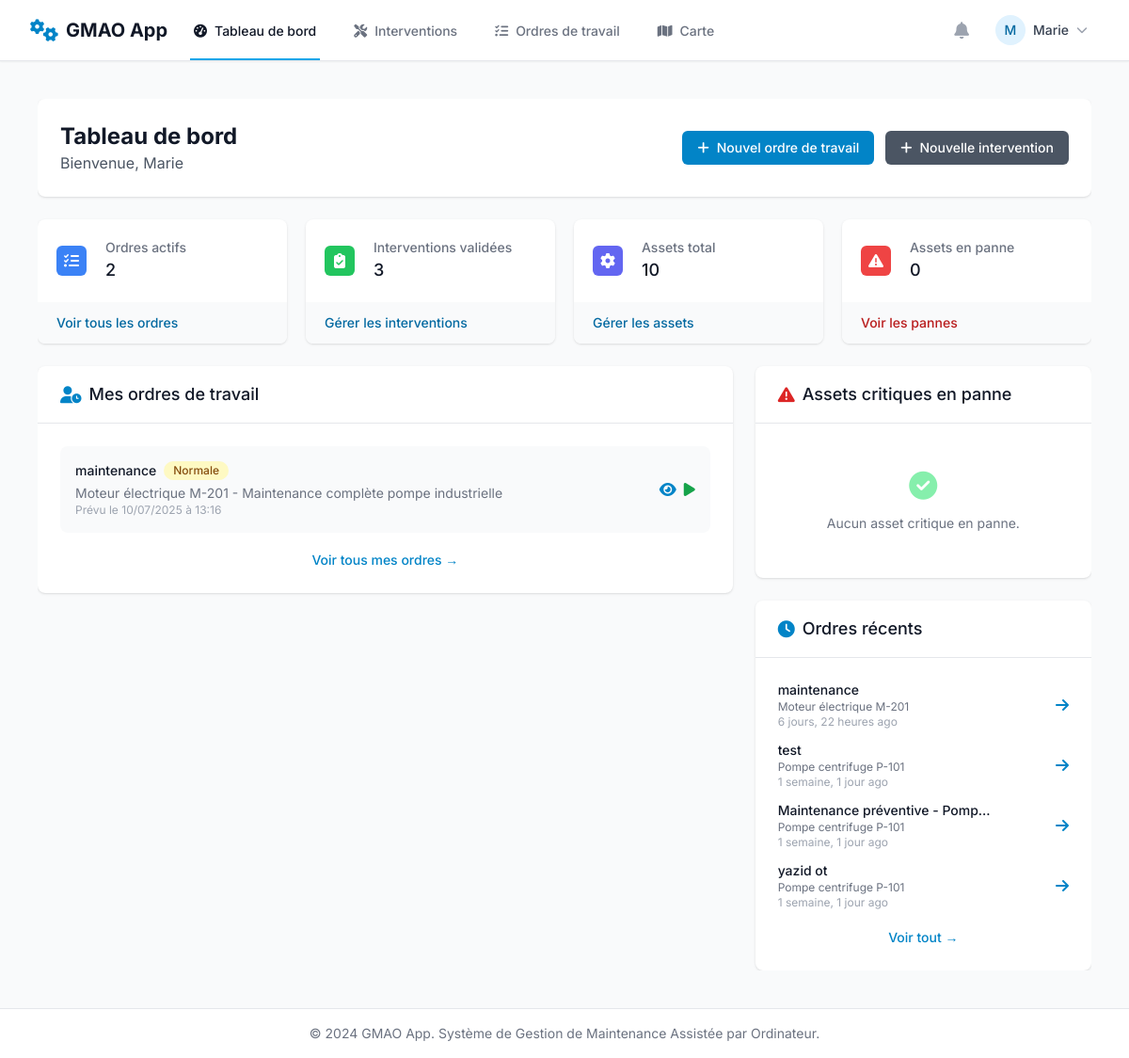
Before: / (signed in) with the older database file.
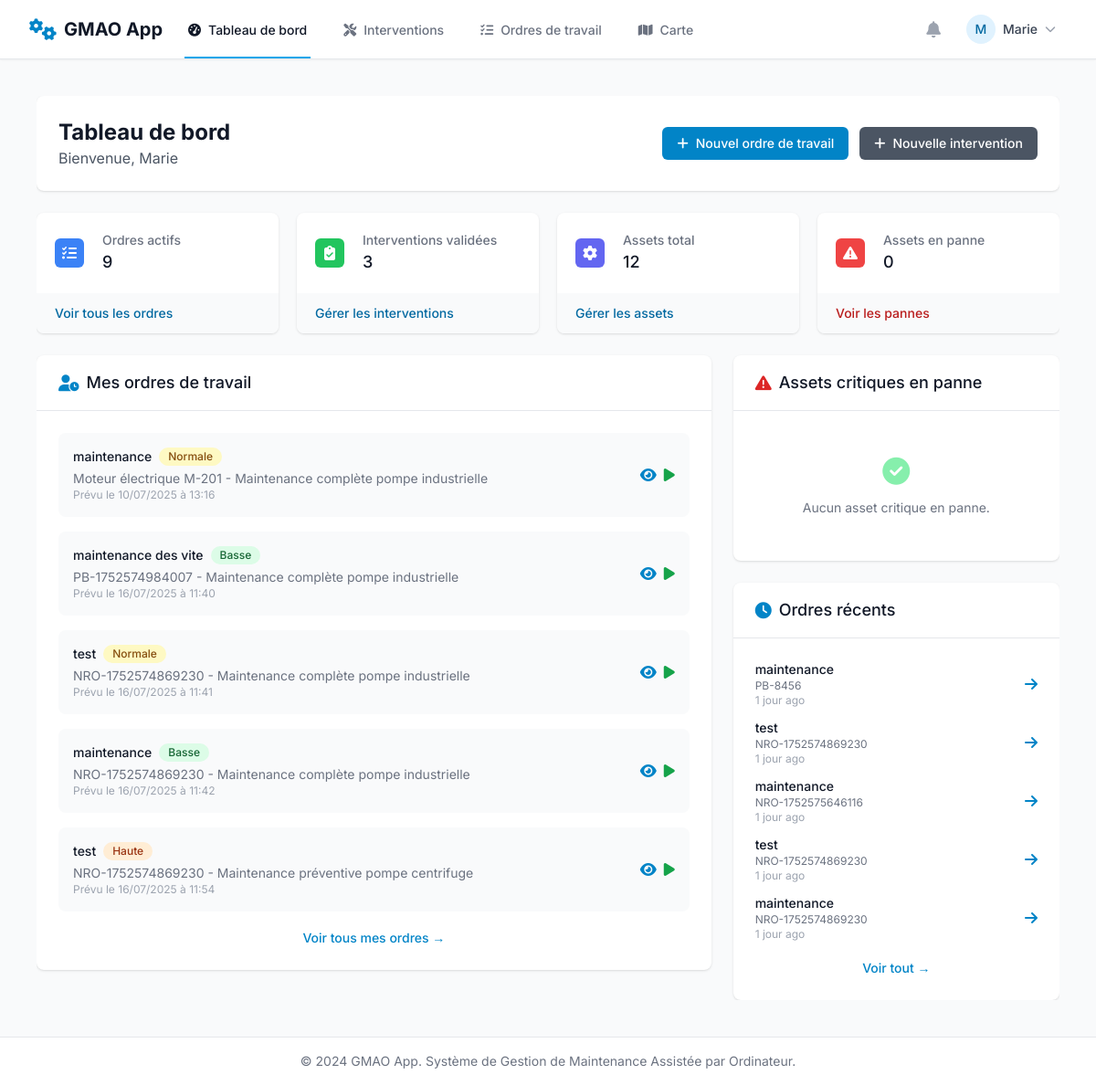
After: the same page with the newer database file.
### core/models.py (models this page shows, shortened)
class OrdreDeTravail(models.Model):
    TYPE_OT_CHOIX = [
        ('PREVENTIVE', 'Préventive'),
        ('CORRECTIVE', 'Corrective'),
        ('PREDICTIVE', 'Prédictive'),
        ('INSPECTION', 'Inspection'),
        ('AUDIT', 'Audit'),
        ('AUTRE', 'Autre')
    ]
    titre = models.CharField(max_length=255)
    description_detaillee = models.TextField(blank=True, null=True)
    bloque_par_reparation = models.BooleanField(default=False)
    type_OT = models.CharField(max_length=20, choices=TYPE_OT_CHOIX, default='AUTRE')
    intervention = models.ForeignKey(Intervention, on_delete=models.PROTECT)
    cree_par = models.ForeignKey(settings.AUTH_USER_MODEL, on_delete=models.SET_NULL, null=True, related_name='ordres_de_travail_crees', help_text="L'utilisateur qui a initialement créé l'ordre de travail.")
    assigne_a_technicien = models.ForeignKey(settings.AUTH_USER_MODEL, on_delete=models.SET_NULL, null=True, blank=True, related_name='taches_assignees')
    assigne_a_equipe = models.ForeignKey(Equipe, on_delete=models.SET_NULL, null=True, blank=True)
    asset = models.ForeignKey(Asset, on_delete=models.CASCADE)
    statut = models.ForeignKey(StatutWorkflow, on_delete=models.SET_NULL, null=True, blank=True)
    priorite = models.PositiveIntegerField(choices=[(1, 'Basse'), (2, 'Normale'), (3, 'Haute'), (4, 'Urgente')], default=2)
    date_creation = models.DateTimeField(default=timezone.now)
    date_prevue_debut = models.DateTimeField()
    date_debut_reel = models.DateTimeField(null=True, blank=True, help_text="Date et heure réelles du début de l'intervention.")
    date_fin_reelle = models.DateTimeField(null=True, blank=True, help_text="Date et heure réelles de la fin de l'intervention.")
    cout_main_oeuvre_reel = models.DecimalField(max_digits=10, decimal_places=2, default=0.00)
    cout_pieces_reel = models.DecimalField(max_digits=10, decimal_places=2, default=0.00)

class Asset(models.Model):
    STATUT_ASSET_CHOIX = [
        ('EN_SERVICE', 'En service'),
        ('EN_PANNE', 'En panne'),
        ('EN_MAINTENANCE', 'En maintenance'),
        ('HORS_SERVICE', 'Hors service')
    ]
    nom = models.CharField(max_length=255)
    reference = models.CharField(max_length=100, blank=True, null=True)
    categorie = models.ForeignKey(CategorieAsset, on_delete=models.SET_NULL, null=True, blank=True)
    parent = models.ForeignKey('self', on_delete=models.SET_NULL, null=True, blank=True, related_name='enfants')
    marque = models.CharField(max_length=100, blank=True, null=True)
    modele = models.CharField(max_length=100, blank=True, null=True)
    date_achat = models.DateField(null=True, blank=True)
    date_mise_en_service = models.DateField(null=True, blank=True)
    fin_garantie = models.DateField(null=True, blank=True)
    statut = models.CharField(max_length=20, choices=STATUT_ASSET_CHOIX, default='EN_SERVICE')
    criticite = models.PositiveIntegerField(choices=[(1, 'Basse'), (2, 'Moyenne'), (3, 'Haute'), (4, 'Critique')], default=2)
    localisation_texte = models.CharField(max_length=255, blank=True, null=True)
    latitude = models.DecimalField(max_digits=9, decimal_places=6, null=True, blank=True)
    longitude = models.DecimalField(max_digits=9, decimal_places=6, null=True, blank=True)
    photo_principale = models.ImageField(upload_to='asset_photos/', null=True, blank=True)
    qr_code_identifier = models.UUIDField(default=uuid.uuid4, editable=False, unique=True)
    adresse_complete = models.TextField(
        blank=True,
        null=True,
        help_text="Adresse complète de l'asset"
    )
    qr_code_image = models.ImageField(
        upload_to='qr_codes/',
        null=True,
        blank=True,
        help_text="Image du QR code généré automatiquement"
    )
    manuel_technique = models.FileField(
        upload_to='manuels_techniques/',
        null=True,
        blank=True,
        help_text="Manuel technique ou documentation de l'équipement"
    )
    derniere_maintenance = models.DateTimeField(
        null=True,
        blank=True,
        help_text="Date de la dernière maintenance effectuée"
    )
    prochaine_maintenance = models.DateTimeField(
        null=True,
        blank=True,
        help_text="Date prévue de la prochaine maintenance"
    )
    zone_geographique = models.ForeignKey(ZoneGeographique, on_delete=models.SET_NULL, null=True, blank=True)
    nb_fibres_total = models.PositiveIntegerField(null=True, blank=True, help_text="Nombre total de fibres")
    nb_fibres_utilisees = models.PositiveIntegerField(default=0, help_text="Nombre de fibres utilisées")
    niveau_hierarchique = models.PositiveIntegerField(default=1, help_text="1=NRO, 2=PM, 3=PB, 4=PTO")
    TYPE_CONNECTEUR = [
        ('SC', 'SC'),
        ('LC', 'LC'),
        ('FC', 'FC'),
        ('ST', 'ST'),
        ('E2000', 'E2000')
    ]
    type_connecteur = models.CharField(max_length=10, choices=TYPE_CONNECTEUR, blank=True)
    geometrie_geojson = models.JSONField(null=True, blank=True, help_text="Géométrie de l'asset (point, ligne, polygone)")

class Intervention(models.Model):
    STATUT_CHOIX = [
        ('DRAFT', 'Brouillon'),
        ('VALIDATED', 'Validé'),
        ('ARCHIVED', 'Archivé'),
    ]
    nom = models.CharField(max_length=255)
    description = models.TextField(blank=True, null=True, help_text="Décrivez l'objectif général de cette intervention.")
    statut = models.CharField(max_length=20, choices=STATUT_CHOIX, default='DRAFT')
    duree_estimee_heures = models.PositiveIntegerField(default=1, help_text="Durée estimée de l'intervention en heures.")
    techniciens_requis = models.PositiveIntegerField(default=1, help_text="Nombre de techniciens nécessaires.")
    competences_requises = models.ManyToManyField(Competence, blank=True, help_text="Compétences suggérées pour réaliser cette intervention.")
    pieces_necessaires = models.ManyToManyField(PieceDetachee, blank=True, help_text="Nomenclature des pièces habituellement nécessaires.")

### core/views.py (the view, shortened to what this page needs)
# urls.py: path('', views.dashboard, name='dashboard'),
@login_required
def dashboard(request):
    user_role = get_user_role(request.user)
    stats = {
        'ordres_actifs': OrdreDeTravail.objects.exclude(statut__est_statut_final=True).count(),
        'interventions_validees': Intervention.objects.filter(statut='VALIDATED').count(),
        'assets_total': Asset.objects.count(),
        'assets_en_panne': Asset.objects.filter(statut='EN_PANNE').count(),
    }
    if user_role == 'TECHNICIEN':
        mes_ordres = OrdreDeTravail.objects.filter(
            Q(assigne_a_technicien=request.user) |
            Q(assigne_a_equipe__membres=request.user)
        ).exclude(statut__est_statut_final=True).select_related(
            'intervention', 'asset', 'statut'
        )[:5]
        ordres_recents = mes_ordres
    elif user_role in ['MANAGER', 'ADMIN']:
        mes_ordres = OrdreDeTravail.objects.filter(
            Q(assigne_a_technicien=request.user) |
            Q(assigne_a_equipe__membres=request.user) |
            Q(cree_par=request.user)
        ).exclude(statut__est_statut_final=True).select_related(
            'intervention', 'asset', 'statut'
        )[:5]
        ordres_recents = OrdreDeTravail.objects.select_related(
            'intervention', 'asset', 'statut', 'cree_par'
        ).order_by('-date_creation')[:10]
    assets_critiques = Asset.objects.filter(
        statut='EN_PANNE',
        criticite__gte=3
    ).order_by('-criticite')[:5]
    context = {
        'stats': stats,
        'ordres_recents': ordres_recents,
        'assets_critiques': assets_critiques,
        'mes_ordres': mes_ordres,
        'user_role': user_role,
    }
    return render(request, 'core/dashboard.html', context)

### templates/core/dashboard.html (shortened to what the changed rows need)
{% extends 'core/base.html' %}
{% block content %}
<div class="space-y-6">
    <div class="bg-white shadow rounded-lg p-6">
        <div class="flex items-center justify-between">
            <div>
                <h1 class="text-2xl font-bold text-gray-900">Tableau de bord</h1>
            </div>
        </div>
    </div>
    <div class="grid grid-cols-1 gap-5 sm:grid-cols-2 lg:grid-cols-4">
        <div class="bg-white overflow-hidden shadow rounded-lg">
            <div class="p-5">
                <div class="flex items-center">
                    <div class="ml-5 w-0 flex-1">
                        <dl>
                            <dt class="text-sm font-medium text-gray-500 truncate">Ordres actifs</dt>
                            <dd class="text-lg font-medium text-gray-900">{{ stats.ordres_actifs }}</dd>
                        </dl>
                    </div>
                </div>
            </div>
        </div>
                         {% if user.is_authenticated and user_role in 'MANAGER ADMIN' %}
        <div class="bg-white overflow-hidden shadow rounded-lg">
            <div class="p-5">
                <div class="flex items-center">
                    <div class="flex-shrink-0">
                        <div class="w-8 h-8 bg-green-500 rounded-md flex items-center justify-center">
                            <i class="fas fa-clipboard-check text-white"></i>
                        </div>
                    </div>
                    <div class="ml-5 w-0 flex-1">
                        <dl>
                            <dt class="text-sm font-medium text-gray-500 truncate">Interventions validées</dt>
                            <dd class="text-lg font-medium text-gray-900">{{ stats.interventions_validees }}</dd>
                        </dl>
                    </div>
                </div>
            </div>
            <div class="bg-gray-50 px-5 py-3">
                <div class="text-sm">
                    <a href="{% url 'liste_interventions' %}" class="font-medium text-gmao-700 hover:text-gmao-900">
                        Gérer les interventions
                    </a>
                </div>
            </div>
        </div>
        <div class="bg-white overflow-hidden shadow rounded-lg">
            <div class="p-5">
                <div class="flex items-center">
                    <div class="flex-shrink-0">
                        <div class="w-8 h-8 bg-indigo-500 rounded-md flex items-center justify-center">
                            <i class="fas fa-cog text-white"></i>
                        </div>
                    </div>
                    <div class="ml-5 w-0 flex-1">
                        <dl>
                            <dt class="text-sm font-medium text-gray-500 truncate">Assets total</dt>
                            <dd class="text-lg font-medium text-gray-900">{{ stats.assets_total }}</dd>
                        </dl>
                    </div>
                </div>
            </div>
            <div class="bg-gray-50 px-5 py-3">
                <div class="text-sm">
                    <a href="/admin/core/asset/" class="font-medium text-gmao-700 hover:text-gmao-900">
                        Gérer les assets
                    </a>
                </div>
            </div>
        </div>
        <div class="bg-white overflow-hidden shadow rounded-lg">
            <div class="p-5">
                <div class="flex items-center">
                    <div class="flex-shrink-0">
                        <div class="w-8 h-8 bg-red-500 rounded-md flex items-center justify-center">
                            <i class="fas fa-exclamation-triangle text-white"></i>
                        </div>
                    </div>
                    <div class="ml-5 w-0 flex-1">
                        <dl>
                            <dt class="text-sm font-medium text-gray-500 truncate">Assets en panne</dt>
                            <dd class="text-lg font-medium text-gray-900">{{ stats.assets_en_panne }}</dd>
                        </dl>
                    </div>
                </div>
            </div>
            <div class="bg-gray-50 px-5 py-3">
                <div class="text-sm">
                    <a href="/admin/core/asset/?statut__exact=EN_PANNE" class="font-medium text-red-700 hover:text-red-900">
                        Voir les pannes
                    </a>
                </div>
            </div>
        </div>
        {% endif %}
    </div>
    <div class="grid grid-cols-1 gap-6 lg:grid-cols-3">
        <div class="lg:col-span-2">
            <div class="bg-white shadow rounded-lg">
                <div class="p-6">
                    {% if mes_ordres %}
                    <div class="space-y-4">
                        {% for ordre in mes_ordres %}
                        <div class="flex items-center justify-between p-4 bg-gray-50 rounded-lg hover:bg-gray-100 transition-colors">
                            <div class="flex-1">
                                <div class="flex items-center">
                                    <h4 class="text-sm font-medium text-gray-900">{{ ordre.titre }}</h4>
                                    <span class="ml-2 inline-flex items-center px-2.5 py-0.5 rounded-full text-xs font-medium
                                        {% if ordre.priorite == 4 %}bg-red-100 text-red-800
                                        {% elif ordre.priorite == 3 %}bg-orange-100 text-orange-800
                                        {% elif ordre.priorite == 2 %}bg-yellow-100 text-yellow-800
                                        {% else %}bg-green-100 text-green-800{% endif %}">
                                        {% if ordre.priorite == 4 %}Urgent
                                        {% elif ordre.priorite == 3 %}Haute
                                        {% elif ordre.priorite == 2 %}Normale
                                        {% else %}Basse{% endif %}
                                    </span>
                                </div>
                                <p class="text-sm text-gray-500 mt-1">{{ ordre.asset.nom }} - {{ ordre.intervention.nom }}</p>
                                <p class="text-xs text-gray-400">Prévu le {{ ordre.date_prevue_debut|date:"d/m/Y à H:i" }}</p>
                            </div>
                            <div class="flex space-x-2">
                                <a href="{% url 'detail_ordre_travail' ordre.pk %}" class="text-gmao-600 hover:text-gmao-900">
                                    <i class="fas fa-eye"></i>
                                </a>
                                <a href="{% url 'commencer_intervention' ordre.pk %}" class="text-green-600 hover:text-green-900">
                                    <i class="fas fa-play"></i>
                                </a>
                            </div>
                        </div>
                        {% endfor %}
                    </div>
                    {% else %}
                    <div class="text-center py-8">
                        <i class="fas fa-clipboard-list text-gray-300 text-4xl mb-4"></i>
                        <p class="text-gray-500">Aucun ordre de travail assigné pour le moment.</p>
                    </div>
                    {% endif %}
                </div>
            </div>
        </div>
        <div class="space-y-6">
            <div class="bg-white shadow rounded-lg">
                <div class="p-6">
                    {% if ordres_recents %}
                    <div class="space-y-3">
                        {% for ordre in ordres_recents|slice:":5" %}
                        <div class="flex items-center justify-between">
                            <div class="flex-1">
                                <h4 class="text-sm font-medium text-gray-900">{{ ordre.titre|truncatechars:30 }}</h4>
                                <p class="text-xs text-gray-500">{{ ordre.asset.nom|truncatechars:25 }}</p>
                                <p class="text-xs text-gray-400">{{ ordre.date_creation|timesince }} ago</p>
                            </div>
                            <a href="{% url 'detail_ordre_travail' ordre.pk %}" class="text-gmao-600 hover:text-gmao-900">
                                <i class="fas fa-arrow-right"></i>
                            </a>
                        </div>
                        {% endfor %}
                    </div>
                    {% else %}
                    <div class="text-center py-6">
                        <i class="fas fa-clipboard text-gray-300 text-3xl mb-3"></i>
                        <p class="text-gray-500 text-sm">Aucun ordre de travail récent.</p>
                    </div>
                    {% endif %}
                </div>
            </div>
        </div>
    </div>
</div>
{% endblock %}

Changed rows visible on the page:
no longer on one of the page's lists (row unchanged): OrdreDeTravail: titre "maintenance", asset.nom "Moteur électrique M-201", date_creation "6 jours, 22 heures"
no longer on this page (row unchanged): OrdreDeTravail: titre "test", asset.nom "Pompe centrifuge P-101", date_creation "1 semaine, 1 jour", shown under "Ordres récents"
no longer on this page (row unchanged): OrdreDeTravail: titre "Maintenance préventive - Pomp…", asset.nom "Pompe centrifuge P-101", date_creation "1 semaine, 1 jour", shown under "Ordres récents"
no longer on this page (row unchanged): OrdreDeTravail: titre "yazid ot", asset.nom "Pompe centrifuge P-101", date_creation "1 semaine, 1 jour", shown under "Ordres récents"
added OrdreDeTravail: titre "maintenance des vite", priorite "Basse", asset.nom "PB-1752574984007", intervention.nom "Maintenance complète pompe industrielle", date_prevue_debut "16/07/2025 à 11:40", shown under "Mes ordres de travail"
added OrdreDeTravail: titre "test", priorite "Normale", asset.nom "NRO-1752574869230", intervention.nom "Maintenance complète pompe industrielle", date_prevue_debut "16/07/2025 à 11:41", shown under "Mes ordres de travail"
added OrdreDeTravail: titre "maintenance", priorite "Basse", asset.nom "NRO-1752574869230", intervention.nom "Maintenance complète pompe industrielle", date_prevue_debut "16/07/2025 à 11:42", date_creation "1 jour"
added OrdreDeTravail: titre "test", priorite "Haute", asset.nom "NRO-1752574869230", intervention.nom "Maintenance préventive pompe centrifuge", date_prevue_debut "16/07/2025 à 11:54", date_creation "1 jour"
added OrdreDeTravail: titre "maintenance", asset.nom "PB-8456", date_creation "1 jour", shown under "Ordres récents"
added OrdreDeTravail: titre "test", asset.nom "NRO-1752574869230", date_creation "1 jour", shown under "Ordres récents"
added OrdreDeTravail: titre "maintenance", asset.nom "NRO-1752575646116", date_creation "1 jour", shown under "Ordres récents"
Other visible differences:
{{ stats.ordres_actifs }}: "2" → "9"
{{ stats.assets_total }}: "10" → "12"
